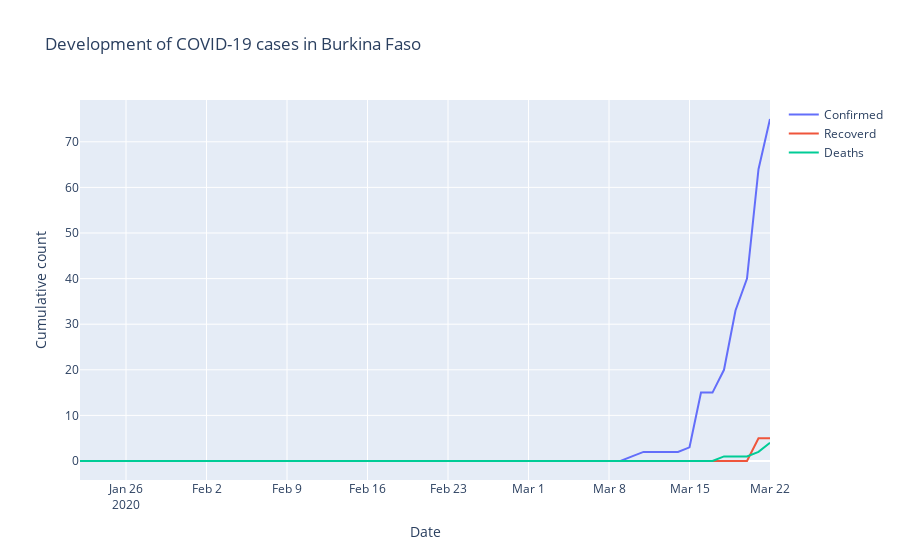
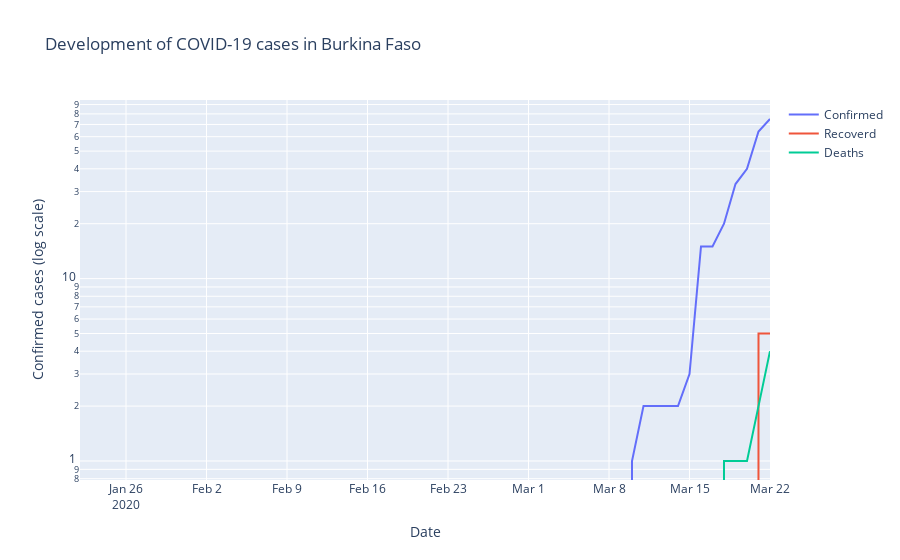

The notebook cell saved with these charts, in order:
### Markdown cell above
Look at single country and plot confirmed, recoeverd and deaths:

### Code cell
country = 'Burkina Faso'

fig = go.Figure()
fig = go.Figure()
names = ['Confirmed', 'Recoverd', 'Deaths']
for i, dat in enumerate([dat_con, dat_rec, dat_dea]):
    fig.add_trace(go.Scatter(x=dat['Date'], y=dat[country],
                                  mode='lines',
                             name=names[i]))
fig.update_layout(
    title="Development of COVID-19 cases in "+ country,
    xaxis_title="Date",
    yaxis_title="Cumulative count")
fig.show()

fig.update_layout(yaxis_type="log",
                 yaxis_title="Confirmed cases (log scale)")
fig.show()
